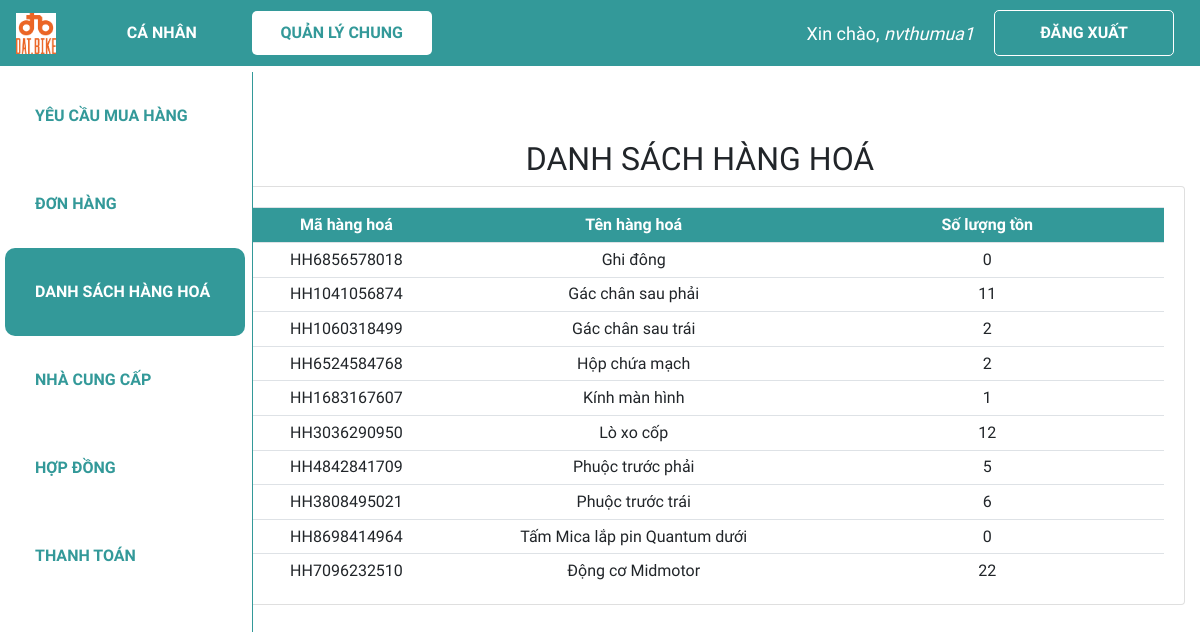
Page /dshh/ (signed in) on the committed database.
### web_core/models.py (models this page shows, shortened)
class HANGHOA(models.Model):
    ma_HH = ShortUUIDField(
        verbose_name='Mã hàng hoá',
        length=10,
        max_length=12,
        prefix="HH",
        alphabet="0123456789",
        primary_key=True
    )
    ten_hang_hoa = models.CharField('Tên hàng hoá', max_length = 100,blank=True, null=True)
    so_luong_ton = models.IntegerField('Số lượng tồn', validators = [MinValueValidator(0)], default = 0)

### web_core/views.py (the view)
# urls.py: path('dshh/', views.dshh, name='quanli_dshh'),
@login_required(login_url='login')
def dshh(request):
    dshh = HANGHOA.objects.all().order_by('ten_hang_hoa')
    context = {'dshh':dshh}
    return render(request, 'web_core/dshh.html', context)

### web_core/templatetags/index.py (called while the page is built)
@register.filter
def first_group_name(user):
    groups = user.groups.all()
    if groups:
        return groups[0].name
    return ''

### web_core/templates/web_core/dshh.html (shortened to what this page needs)
{% extends 'web_core/main.html' %}
{% block content %}
<h2 class="table-title" style>DANH SÁCH HÀNG HOÁ</h2>
<div class="card card-body">
    <table class='table table-sm'>
        <tr class="table-head">
            <th class="small-content">Mã hàng hoá</th>
            <th class="mid-content">Tên hàng hoá</th>
            <th class="small-content">Số lượng tồn</th>
        </tr>
        {% for hh in dshh %}
        <tr>
            <td class="small-content">{{hh.ma_HH}}</td>
            <td class="small-content">{{hh.ten_hang_hoa}}</td>
            <td class="mid-content">{{hh.so_luong_ton}}</td>
        </tr>
        {% endfor %}
    </table>
</div>
{% endblock %}

### web_core/templates/web_core/navbar.html (shortened to what this page needs)
{% load static %}
<nav class="navbar navbar-expand-lg my-navbar fixed-top">
    <a href="{% url 'home' %}">
        <img class="navbar-brand" alt="logo-brand" src="{% static 'images/logo.png' %}" height="50"
            style="padding-bottom: 4px" />
    </a>
    <div class="collapse navbar-collapse" id="navbarNav">
        {% with request.resolver_match.url_name as url_name %}
        <div class="navbar-nav">
            {% load index %}
            {% if request.user|first_group_name != 'quanly' and request.user|first_group_name != 'ketoan' %}
                <a class="nav-item nav-link my-nav-item {% if 'canhan' in url_name %}my-nav-active{% endif %} nav-canhan"
                href="{% url 'canhan_dspr' %}">Cá nhân</a>
            {% endif %}
            <a class="nav-item nav-link my-nav-item {% if 'quanli' in url_name %}my-nav-active{% endif %} nav-quanly"
                href="{% url 'quanli_dspr' %}">Quản lý chung</a>
        </div>
        {% endwith %}
    </div>
    {% with request.resolver_match.url_name as url_name %}
    {% if request.user.is_authenticated %}
    <span class="hello-msg">Xin chào, <span> {{request.user}} </span></span>
    <a class="nav-item nav-link my-nav-item my-btn" href="{% url 'logout' %}">Đăng xuất</a>
    {% else %}
    <a class="nav-item nav-link my-nav-item my-btn {% if url_name == 'login' %}my-nav-active{% endif %}"
        href="{% url 'login' %}">Đăng nhập</a>
    {% endif %}
    {% endwith %}
</nav>

### web_core/static/css/main.css (style rules this page uses)
* { font-family: 'Baloo 2', cursive; }
html, body { margin: 0; padding: 0; height: 100%; overflow-x: hidden; }

### web_core/templates/web_core/navbar.html (style rules this page uses)
.my-navbar.fixed-top { position: fixed; color: #fff; background-color: #399; z-index: 10; }
.my-nav-item { color: #fff; font-weight: bold; padding: 9.6px 16px !important; text-transform: uppercase; border-radius: 5px; width: 180px; text-align: center; }
.my-nav-active, .my-nav-active:hover { color: #399; background-color: #fff; }
.my-btn { border: 1px solid #fff; margin-right: 10px; }
.hello-msg { font-size: 18px; color: #fff; margin-right: 20px; }
.hello-msg>span { font-style: italic; }

### web_core/templates/web_core/dshh.html (style rules this page uses)
.card-body { padding-bottom: 0px; }
.table-title { text-align: center; }
.table th, .table td { vertical-align: middle; text-align: center; }
.small-content { width: 150px; }
.mid-content { width: 240px; }
.table-head { color: #ffff; background-color: #399; }

### rows in the picture
HANGHOA: ma_HH "HH6856578018", ten_hang_hoa "Ghi đông", so_luong_ton "0"
HANGHOA: ma_HH "HH1041056874", ten_hang_hoa "Gác chân sau phải", so_luong_ton "11"
HANGHOA: ma_HH "HH1060318499", ten_hang_hoa "Gác chân sau trái", so_luong_ton "2"
HANGHOA: ma_HH "HH6524584768", ten_hang_hoa "Hộp chứa mạch", so_luong_ton "2"
HANGHOA: ma_HH "HH1683167607", ten_hang_hoa "Kính màn hình", so_luong_ton "1"
HANGHOA: ma_HH "HH3036290950", ten_hang_hoa "Lò xo cốp", so_luong_ton "12"
HANGHOA: ma_HH "HH4842841709", ten_hang_hoa "Phuộc trước phải", so_luong_ton "5"
HANGHOA: ma_HH "HH3808495021", ten_hang_hoa "Phuộc trước trái", so_luong_ton "6"
HANGHOA: ma_HH "HH8698414964", ten_hang_hoa "Tấm Mica lắp pin Quantum dưới", so_luong_ton "0"
HANGHOA: ma_HH "HH7096232510", ten_hang_hoa "Động cơ Midmotor", so_luong_ton "22"

### other values in the picture
{{ request.user }} "nvthumua1"
